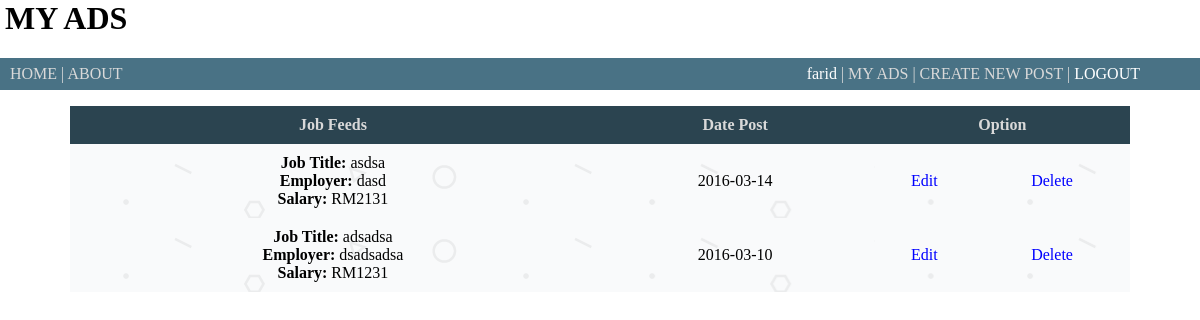
Screenshot of /index1.php (signed in) with the database file from the repository.
### tables this page shows
CREATE TABLE `posts` (
  `work` varchar(50) DEFAULT NULL,
  `employer` varchar(50) DEFAULT NULL,
  `salary` int(11) DEFAULT NULL,
  `location` varchar(2000) DEFAULT NULL,
  `scope` varchar(2000) DEFAULT NULL,
  `addinfo` varchar(2000) DEFAULT NULL,
  `jobcat` varchar(100) DEFAULT NULL,
  `loccat` varchar(100) DEFAULT NULL,
  `date_posted` date DEFAULT NULL,
  `post_id` int(11) NOT NULL AUTO_INCREMENT,
  `user_id` int(11) DEFAULT NULL,
  PRIMARY KEY (`post_id`),
  KEY `user_id` (`user_id`),
  CONSTRAINT `posts_ibfk_1` FOREIGN KEY (`user_id`) REFERENCES `user` (`user_id`)
);

### index1.php (the view, shortened to what this page needs)
<?php
    include 'dbcon.php';
    $sql = "SELECT type FROM user WHERE username = '$_SESSION[user]' ";
    $results = mysqli_query($conn, $sql);
    if(mysqli_num_rows($results) > 0){
    while($userinfo = mysqli_fetch_array($results)){
        $type = $userinfo['type'];
        }
    }
    if(!isset($_SESSION['user']) OR ($type == "employee")){
    	header('Location: index.php');
    }else{
	    $sql1 = "SELECT user_id FROM user WHERE username = '$_SESSION[user]' ";
	    $results1= mysqli_query($conn, $sql1);
	    if(mysqli_num_rows($results1) > 0){
		    while($userinfo1=mysqli_fetch_array($results1)){
		    	$userid = $userinfo1['user_id'];
		    }
		    $sql = "SELECT * FROM posts WHERE user_id = '$userid' ORDER BY date_posted DESC ";
		    $results= mysqli_query($conn, $sql);
		}
	}
?>
<html>
<head>
    <link rel="stylesheet" type="text/css" href="main.css">
</head>
<body>
	<div class="tophead">
	    <header>
	        <div>
	            <h1>MY ADS</h1>
	        </div>
	    </header>
	    <nav>
	        <a class="mainlink" href="index.php"> HOME </a>|
	        <a class="mainlink" href="#"> ABOUT </a>
	        <div class="userlink"><a class="username" href="#"> <?php echo $_SESSION['user']; ?> </a>|<a class="mainlink" href="index1.php"> MY ADS </a>|<a class="mainlink" href="create-post.php"> CREATE NEW POST </a>|<a class="loglink" href="logout.php"> LOGOUT </a></div>
	    </nav>
    </div>
     <div class="middlebody">
        <p>
            <table class="maintable"border="0" width="100%">
                <thead>
                    <tr>
                        <th class="mainth">Job Feeds</th>
                        <th class="mainth">Date Post</th>
                        <th class="mainth" colspan="2">Option</th>
                    </tr>
                </thead>
                <tbody align="center">
                    <?php
                   if(mysqli_num_rows($results) > 0){
                    while($postinfo=mysqli_fetch_array($results)){
                        echo "<tr>";
                        echo "<td class='maintd'>"."<a class=\"postlink\" href=\"viewpost1.php?post_id=".$postinfo['post_id']."\">"."<b>Job Title: </b>".$postinfo['work']."<br>"."<b>Employer: </b>".$postinfo['employer']."<br>"."<b>Salary: </b>"."RM".$postinfo['salary']."</a>"."</td>";
                        echo "<td class='maintd'>".$postinfo['date_posted']."</td>";
                        echo "<td class='maintd'><a href=\" updatepost.php?post_id=".$postinfo['post_id']." \">Edit</a></td>";
                        echo "<td class='maintd'><a href=\" delmessage.php?post_id=".$postinfo['post_id']." \">Delete</a></td>";
                        echo "</tr>";
                    }
                }
                    ?>
                </tbody>
            </table>
	    </p>
    </div>
</body>
</html>

### main.css (style rules this page uses)
header { margin: auto; padding: 0px 5px; }
body { margin: auto; padding: 0; }
a { text-decoration: none; color: blue; }
.postlink { text-decoration:none; color: black; }
.tophead { margin: auto; }
.middlebody { display:block; margin: auto; padding: 0 70px; }
nav { margin: auto; padding: 7px 10px; background-color: #497285; color: #d9d9d9; }
.username { color: white; }
.mainlink { color: #d9d9d9; }
.loglink { color: #ffffff; }
.userlink { float: right; padding: 0 50px 0 0; }
.maintable { border-collapse: collapse; }
.mainth { background-color:#2B4450; color:#d9d9d9; padding: 10px 0px; }
.maintd { background-image: url("/background/geometry2.png"); padding: 10px 0px; text-align: center; }

### rows the page displays
posts: work "asdsa", employer "dasd", salary "2131", date_posted "2016-03-14"
posts: work "adsadsa", employer "dsadsadsa", salary "1231", date_posted "2016-03-10"

### other values shown
$_SESSION['user'] "farid"
